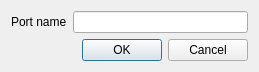
<?xml version="1.0" encoding="UTF-8"?>
<ui version="4.0">
 <class>PortSymbolDialog</class>
 <widget class="QDialog" name="PortSymbolDialog">
  <property name="geometry">
   <rect>
    <x>0</x>
    <y>0</y>
    <width>259</width>
    <height>61</height>
   </rect>
  </property>
  <property name="windowTitle">
   <string>Port properties</string>
  </property>
  <layout class="QVBoxLayout" name="verticalLayout">
   <property name="spacing">
    <number>-1</number>
   </property>
   <item>
    <layout class="QFormLayout" name="formLayout">
     <property name="fieldGrowthPolicy">
      <enum>QFormLayout::ExpandingFieldsGrow</enum>
     </property>
     <item row="0" column="1">
      <widget class="QLineEdit" name="editName">
       <property name="enabled">
        <bool>true</bool>
       </property>
      </widget>
     </item>
     <item row="0" column="0">
      <widget class="QLabel" name="labelName">
       <property name="text">
        <string>Port name</string>
       </property>
      </widget>
     </item>
    </layout>
   </item>
   <item>
    <widget class="QDialogButtonBox" name="buttons">
     <property name="orientation">
      <enum>Qt::Horizontal</enum>
     </property>
     <property name="standardButtons">
      <set>QDialogButtonBox::Cancel|QDialogButtonBox::Ok</set>
     </property>
    </widget>
   </item>
  </layout>
 </widget>
 <resources/>
 <connections>
  <connection>
   <sender>buttons</sender>
   <signal>accepted()</signal>
   <receiver>PortSymbolDialog</receiver>
   <slot>accept()</slot>
   <hints>
    <hint type="sourcelabel">
     <x>252</x>
     <y>232</y>
    </hint>
    <hint type="destinationlabel">
     <x>157</x>
     <y>236</y>
    </hint>
   </hints>
  </connection>
  <connection>
   <sender>buttons</sender>
   <signal>rejected()</signal>
   <receiver>PortSymbolDialog</receiver>
   <slot>reject()</slot>
   <hints>
    <hint type="sourcelabel">
     <x>320</x>
     <y>232</y>
    </hint>
    <hint type="destinationlabel">
     <x>286</x>
     <y>236</y>
    </hint>
   </hints>
  </connection>
 </connections>
</ui>
